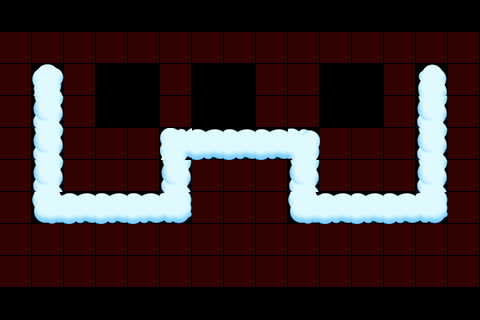

This game map was drawn from its Tiled (.tmx) file and the tilesets committed beside it. A one-line description and the trimmed map source follow:
An orthogonal 15x10 tile map with 32x32 px tiles, 2 tile layers (bg, addconnet), 2 tilesets and 11 objects (exit, point1, point2, point3, point4, ...).

<map version="1.0" orientation="orthogonal" renderorder="left-down" width="15" height="10" tilewidth="32" tileheight="32" nextobjectid="19">
 <tileset firstgid="1" name="yun" tilewidth="32" tileheight="32" spacing="2" margin="2" tilecount="9" columns="3">
  <image source="luoboTilemap.png" width="128" height="128" />
 </tileset>
 <tileset firstgid="10" name="meta" tilewidth="32" tileheight="32" spacing="2" margin="2" tilecount="1" columns="1">
  <image source="meta_tiles.png" width="67" height="34" />
  <tile id="0">
   <properties>
    <property name="can" type="bool" value="true" />
   </properties>
  </tile>
 </tileset>
 <layer name="bg" width="15" height="10">
  <data>[150 cells, 25 non-empty, 8 distinct tile ids]</data>
 </layer>
 <objectgroup name="way">
  <object id="2" name="exit" x="48" y="80" />
  <object id="3" name="point1" x="48" y="205" />
  <object id="4" name="point2" x="175" y="205" />
  <object id="5" name="point3" x="175" y="145" />
  <object id="6" name="point4" x="305" y="145" />
  <object id="8" name="point6" x="433" y="205" />
  <object id="9" name="finish" x="433" y="80" />
  <object id="11" name="point5" x="305" y="205" />
 </objectgroup>
 <objectgroup name="part">
  <object id="15" name="Yun" x="130" y="95" />
  <object id="16" name="qiu1" x="225" y="95" />
  <object id="17" name="qiu2" x="350" y="95" />
 </objectgroup>
 <layer name="addconnet" width="15" height="10">
  <data>[150 cells, 83 non-empty, 1 distinct tile ids]</data>
 </layer>
</map>
